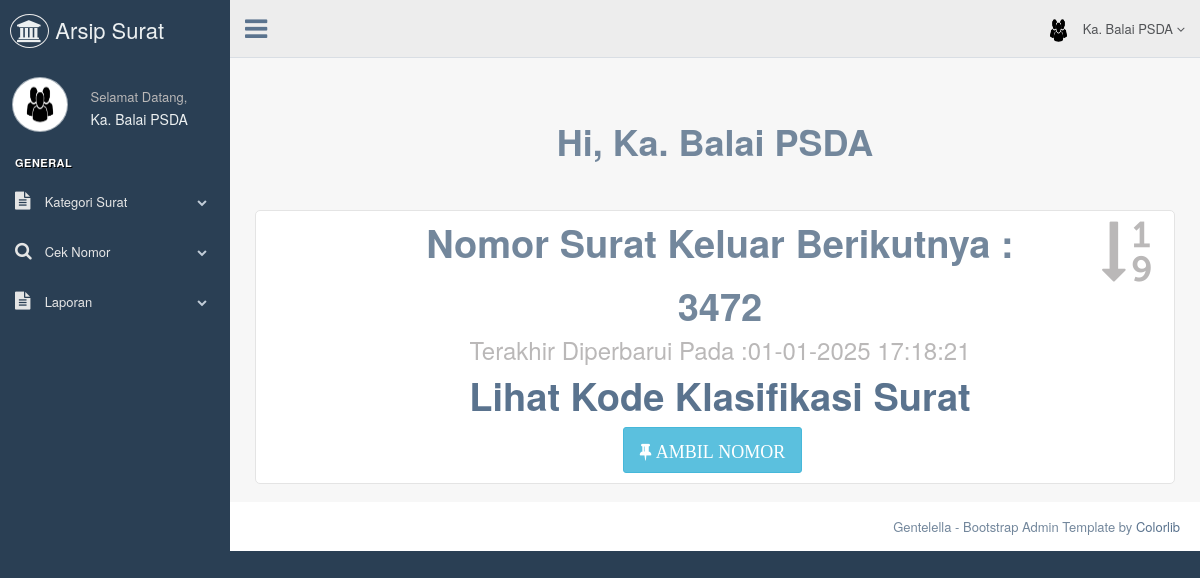
The page /bagian/ceknomor.php (signed in) on the database its author committed.
### tables this page shows
CREATE TABLE `tb_bagian` (
  `id_bagian` int NOT NULL AUTO_INCREMENT,
  `nama_bagian` varchar(120) NOT NULL,
  `username_admin_bagian` varchar(50) NOT NULL,
  `password_bagian` varchar(50) NOT NULL,
  `nama_lengkap` varchar(50) NOT NULL,
  `tanggal_lahir_bagian` date NOT NULL,
  `alamat` text NOT NULL,
  `no_hp_bagian` varchar(12) NOT NULL,
  `gambar` varchar(255) NOT NULL,
  PRIMARY KEY (`id_bagian`),
  UNIQUE KEY `username_admin_bagian` (`username_admin_bagian`)
);

CREATE TABLE `tb_suratkeluar` (
  `id_suratkeluar` int NOT NULL AUTO_INCREMENT,
  `id_bagian` int DEFAULT NULL,
  `tanggalkeluar_suratkeluar` datetime NOT NULL,
  `kode_suratkeluar` varchar(10) NOT NULL,
  `nomor_suratkeluar` varchar(45) NOT NULL,
  `nama_bagian` varchar(70) NOT NULL,
  `tanggalsurat_suratkeluar` date NOT NULL,
  `kepada_suratkeluar` varchar(255) NOT NULL,
  `perihal_suratkeluar` text NOT NULL,
  `file_suratkeluar` varchar(255) NOT NULL,
  `operator` varchar(50) NOT NULL,
  `tanggal_entry` datetime NOT NULL DEFAULT CURRENT_TIMESTAMP,
  PRIMARY KEY (`id_suratkeluar`),
  UNIQUE KEY `nomor_suratkeluar` (`nomor_suratkeluar`),
  KEY `fk_id_bagian` (`id_bagian`),
  CONSTRAINT `fk_id_bagian` FOREIGN KEY (`id_bagian`) REFERENCES `tb_bagian` (`id_bagian`) ON DELETE SET NULL ON UPDATE CASCADE
);

### bagian/ceknomor.php (the view, shortened to what this page needs)
<!DOCTYPE html>
<html lang="en">
  <head>
    <link href="../assets/vendors/bootstrap/dist/css/bootstrap.min.css" rel="stylesheet">
    <link href="../assets/vendors/font-awesome/css/font-awesome.min.css" rel="stylesheet">
    <link href="../assets/vendors/nprogress/nprogress.css" rel="stylesheet">
    <link href="../assets/vendors/iCheck/skins/flat/green.css" rel="stylesheet">
    <link href="../assets/vendors/bootstrap-progressbar/css/bootstrap-progressbar-3.3.4.min.css" rel="stylesheet">
    <link href="../assets/vendors/jqvmap/dist/jqvmap.min.css" rel="stylesheet"/>
    <link href="../assets/vendors/bootstrap-daterangepicker/daterangepicker.css" rel="stylesheet">
    <link href="../assets/build/css/custom.min.css" rel="stylesheet">
  </head>
  <body class="nav-md">
    <div class="container body">
      <div class="main_container">
        <?php
        include("sidebarmenu.php");
        ?>
        <?php
        include("header.php");
        ?>
        <div class="right_col" role="main">
          <div class="row">
              <div class="col-md-12">
                <div class="">
                  <div class="x_content">
                    <div class="row">
                      <div class="row">
                        <div class="col-md-12 col-sm-12 col-xs-12">
                            <br><br>
                                <center><h1><b>Hi, <?php echo $_SESSION['nama'];?></b></h1></center>
                            <br><br>
                        </div>
                      </div>
                      <?php include '../koneksi/koneksi.php';
                          $sql1 		= "SELECT * FROM tb_suratkeluar ORDER BY tanggal_entry DESC LIMIT 1" ;
                          $query1  	= mysqli_query($db, $sql1);
                          $data1     = mysqli_fetch_array($query1);
                          $update = $data1['tanggal_entry'];
                          $update = date('d-m-Y H:i:s', strtotime($update));
                          $sql2 		= "SELECT * FROM tb_suratkeluar ORDER BY nomor_suratkeluar DESC LIMIT 1" ;
                          $query2  	= mysqli_query($db, $sql2);
                          $data2     = mysqli_fetch_array($query2);
                          $nomor = $data2['nomor_suratkeluar'];
                          if ($jumlah =0){
                            $nomorbaru = "0001";
                          } else {
                            $nomormax = substr($nomor,0,4);
                            $nomorbaru = intval($nomormax)+1;
                            }
                            ?>
                    <form action="ambilnomor.php"  name="ambilnomor" method="post" enctype="multipart/form-data" id="demo-form2" data-parsley-validate class="form-horizontal form-label-left">
                      <div class="animated flipInY col-lg-12 col-md-12 col-sm-12 col-xs-12">
                        <div class="tile-stats">
                          <div class="icon"><i class="fa fa-sort-numeric-asc"></i>
                          </div>
                          <div class="count"><center>Nomor Surat Keluar Berikutnya :</center></div>
                          <div class="count"><center><?php echo "$nomorbaru" ?></center></div>
                          <center><h3>Terakhir Diperbarui Pada :<?php echo "$update" ?></h3> </center>
                          <div class="count"><a href= "../admin/file/kode_klasifikasi_surat.xlsx"><center>Lihat Kode Klasifikasi Surat</center></a></div>
                         <center><button type="submit" title="Ambil Nomor" class="btn btn-info btn-lg"><i class="fa  fa-thumb-tack">  AMBIL NOMOR</i></button></a></center>
                        </div>
                      </div>
                    </div>
                </div>
            </div>
          </div>
          </div>
        </div>
        <footer>
          <div class="pull-right">
            Gentelella - Bootstrap Admin Template by <a href="https://colorlib.com">Colorlib</a>
          </div>
          <div class="clearfix"></div>
        </footer>
      </div>
    </div>
  </body>
</html>

### bagian/sidebarmenu.php (shortened to what this page needs)
<?php
	 include '../koneksi/koneksi.php';
			$sql  		= "SELECT * FROM tb_bagian where id_bagian='".$_SESSION['id']."'";
			$query  	= mysqli_query($db, $sql);
			$data 		= mysqli_fetch_array($query);
?>
        <div class="col-md-3 left_col">
          <div class="left_col scroll-view">
            <div class="navbar nav_title" style="border: 0;">
              <a href="index.php" class="site_title"><i class="fa fa-institution"></i> <span> Arsip Surat</span></a>
            </div>
            <div class="profile clearfix">
              <div class="profile_pic">
                <img src="images/<?php echo $data['gambar']; ?>"  height="55" width="55" alt="" class="img-circle profile_img">
              </div>
              <div class="profile_info">
                <span>Selamat Datang,</span>
                <h2><?php echo $_SESSION['nama'];?></h2>
              </div>
            </div>
            <br />
            <div id="sidebar-menu" class="main_menu_side hidden-print main_menu">
              <div class="menu_section">
                <h3>General</h3>
                <ul class="nav side-menu">
                  <li><a><i class="fa fa-file-text"></i> Kategori Surat <span class="fa fa-chevron-down"></span></a>
                  </li>
                  <li><a><i class="fa fa-search"></i> Cek Nomor <span class="fa fa-chevron-down"></span></a>
                  </li>
                  <li><a><i class="fa fa-file-text"></i> Laporan  <span class="fa fa-chevron-down"></span></a>
                  </li>
                </ul>
              </div>
            </div>
          </div>
        </div>

### bagian/header.php (shortened to what this page needs)
<?php
include '../koneksi/koneksi.php';
$sql  		= "SELECT * FROM tb_bagian where id_bagian='".$_SESSION['id']."'";
$query  	= mysqli_query($db, $sql);
$data 		= mysqli_fetch_array($query);
?>
        <div class="top_nav">
          <div class="nav_menu">
            <nav>
              <div class="nav toggle">
                <a id="menu_toggle"><i class="fa fa-bars"></i></a>
              </div>
              <ul class="nav navbar-nav navbar-right">
                <li class="">
                  <a href="javascript:;" class="user-profile dropdown-toggle" data-toggle="dropdown" aria-expanded="false">
                    <img src="images/<?php echo $data['gambar']; ?>" alt=""><?php echo $_SESSION['nama'];?>
                    <span class=" fa fa-angle-down"></span>
                  </a>
                </li>
              </ul>
            </nav>
          </div>
        </div>

### rows shown on the page
tb_bagian: gambar (picture)
tb_suratkeluar: nomor_suratkeluar "3472", tanggal_entry "01-01-2025 17:18:21"

### other values the page prints
$_SESSION['nama'] "Ka. Balai PSDA"
